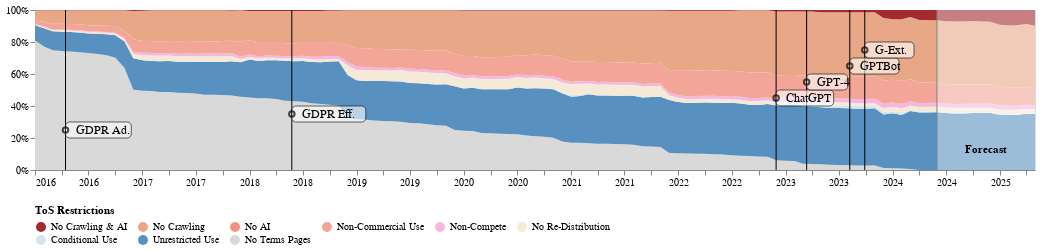

The cell this chart's notebook holds for it:
### Markdown cell above
## Plot Temporal ToS Area Chart

### Code cell
ORDERED_STATUSES = [
    "No Terms Pages",
    "Unrestricted Use",
    "Conditional Use",
    "No Re-Distribution",
    "Non-Compete",
    "Non-Commercial Use",
    "No AI",
    "No Crawling",
    "No Crawling & AI"
]

STATUS_COLORS = {
    "No Crawling & AI": "#a32a31",
    "No Crawling": "#e8a888",
    "No AI": "#f29380",
    "Non-Commercial Use": "#f3a598",
    "Non-Compete": "#f4b7e0",
    "No Re-Distribution": "#f5e9d8",
    "Conditional Use": "#d5e4ef",
    "Unrestricted Use": "#5891bf",
    "No Terms Pages": "#d9d9d9"
}

# 'No Terms Pages' 'Unrestricted Use' 'No Crawling + NC Only'
#  'Conditional Use' 'NC Only' 'No Crawling' 'No Crawling & AI + NC Only'
#  'No Crawling & AI' 'No AI']


df = tos_summary_df.copy()
# print(df["status"].unique())

df["status"] = df["status"].map(lambda x : x.replace("Scraping", "Crawling").replace("NC Only", "Non-Commercial Use"))


chart_tos = forecasting_util.plot_and_forecast_tos_sarima(
    df,
    period_col="period",
    status_col="status",
    val_col="tokens",  # "count" / "tokens"
    title="",
    ordered_statuses=ORDERED_STATUSES,
    status_colors=STATUS_COLORS,
    order=ORDER,
    seasonal_order=SEASONAL_ORDER,
    configure=False,
    legend_title="ToS Restrictions",
    **{**PLOT_KWARGS, "vertical_line_dates": EVENTS_TOS}
)

chart_tos.save(
    "TOS_%s.png" % (ANALYSIS_TYPE),
    ppi=300
)

chart_tos

### Figure 1 — Vega-Lite specification as saved in the notebook (floating-point values rounded to 4 significant figures; data arrays with more than 128 entries replaced by an {"elided": "..."} marker saying what was removed)
{"config": {"title": {"font": "Times New Roman"}, "axis": {"labelFont": "Times New Roman", "titleFont": "Times New Roman"}, "header": {"labelFont": "Times New Roman", "titleFont": "Times New Roman"}, "legend": {"labelFont": "Times New Roman", "titleFont": "Times New Roman"}, "text": {"font": "Times New Roman"}}, "layer": [{"data": {"name": "data-f23c89ba86ec79533115a7dbac66c987"}, "mark": {"type": "area"}, "encoding": {"color": {"field": "status", "legend": {"columns": 6, "orient": "bottom", "titleLimit": 0}, "scale": {"domain": ["No Crawling & AI", "No Crawling", "No AI", "Non-Commercial Use", "Non-Compete", "No Re-Distribution", "Conditional Use", "Unrestricted Use", "No Terms Pages"], "range": ["#a32a31", "#e8a888", "#f29380", "#f3a598", "#f4b7e0", "#f5e9d8", "#d5e4ef", "#5891bf", "#d9d9d9"]}, "title": "ToS Restrictions", "type": "nominal"}, "order": {"field": "order", "type": "quantitative"}, "x": {"axis": {"format": "%Y", "title": ""}, "field": "period", "type": "temporal"}, "y": {"axis": {"format": "%", "title": ""}, "field": "percentage", "scale": {"domain": [0, 1]}, "type": "quantitative"}}}, {"data": {"name": "data-c62cd76004cfc24a327cfe88abc7613c"}, "mark": {"type": "rule", "color": "black"}, "encoding": {"strokeWidth": {"value": 1}, "x": {"field": "period", "type": "temporal"}, "y": {"value": 0}, "y2": {"value": 160}}}, {"data": {"name": "data-c62cd76004cfc24a327cfe88abc7613c"}, "mark": {"type": "rect", "color": "white", "cornerRadius": 4, "opacity": 0.6, "stroke": "black", "strokeWidth": 1}, "encoding": {"x": {"field": "period", "type": "temporal"}, "x2": {"field": "x_end"}, "y": {"field": "y_start", "type": "quantitative"}, "y2": {"field": "y_end"}}}, {"data": {"name": "data-c62cd76004cfc24a327cfe88abc7613c"}, "mark": {"type": "point", "color": "black"}, "encoding": {"x": {"field": "period", "type": "temporal"}, "y": {"field": "y_offset", "type": "quantitative"}}}, {"data": {"name": "data-c62cd76004cfc24a327cfe88abc7613c"}, "mark": {"type": "text", "align": "left", "baseline": "middle", "color": "black", "dx": 10, "dy": 0, "fontSize": 12}, "encoding": {"text": {"field": "label", "type": "nominal"}, "x": {"field": "period", "type": "temporal"}, "y": {"field": "y_offset", "type": "quantitative"}}}, {"data": {"name": "data-f0b0bf0c2a8d0ced0c09906c1619ad4c"}, "mark": {"type": "rect", "color": "white", "opacity": 0.4}, "encoding": {"x": {"field": "start", "title": "", "type": "temporal"}, "x2": {"field": "end"}}}, {"data": {"name": "data-d46e70ea25a0240641ad89bcfe05bef1"}, "mark": {"type": "rule", "color": "gray"}, "encoding": {"x": {"field": "period", "type": "temporal"}}}, {"data": {"name": "data-4f68c5dffeb6c9174ae0ba2a276515db"}, "mark": {"type": "text", "align": "center", "baseline": "middle", "color": "black", "dx": 0, "dy": 140, "fontWeight": "bold"}, "encoding": {"text": {"field": "text", "type": "nominal"}, "x": {"field": "date", "type": "temporal"}, "y": {"value": 0}}}], "height": 160, "title": "", "width": 1000, "$schema": "https://vega.github.io/schema/vega-lite/v5.17.0.json", "datasets": {"data-f23c89ba86ec79533115a7dbac66c987": {"elided": "1008 records"}, "data-c62cd76004cfc24a327cfe88abc7613c": [{"period": "2016-04-14T00:00:00", "label": "GDPR Ad.", "y_offset": 0.25, "x_end": "2016-11-24T00:00:00", "y_start": 0.2, "y_end": 0.3}, {"period": "2018-05-25T00:00:00", "label": "GDPR Eff.", "y_offset": 0.35, "x_end": "2019-02-01T00:00:00", "y_start": 0.3, "y_end": 0.4}, {"period": "2022-11-30T00:00:00", "label": "ChatGPT", "y_offset": 0.45, "x_end": "2023-06-14T00:00:00", "y_start": 0.4, "y_end": 0.5}, {"period": "2023-03-14T00:00:00", "label": "GPT-4", "y_offset": 0.55, "x_end": "2023-08-01T00:00:00", "y_start": 0.5, "y_end": 0.6}, {"period": "2023-08-08T00:00:00", "label": "GPTBot", "y_offset": 0.65, "x_end": "2024-01-23T00:00:00", "y_start": 0.6, "y_end": 0.7}, {"period": "2023-09-28T00:00:00", "label": "G-Ext.", "y_offset": 0.75, "x_end": "2024-03-14T00:00:00", "y_start": 0.7, "y_end": 0.8}], "data-f0b0bf0c2a8d0ced0c09906c1619ad4c": [{"start": "2024-05-31T00:00:00", "end": "2025-04-30T00:00:00"}], "data-d46e70ea25a0240641ad89bcfe05bef1": [{"period": "2024-05-31T00:00:00"}], "data-4f68c5dffeb6c9174ae0ba2a276515db": [{"date": "2024-11-14T00:00:00", "text": "Forecast"}]}}
